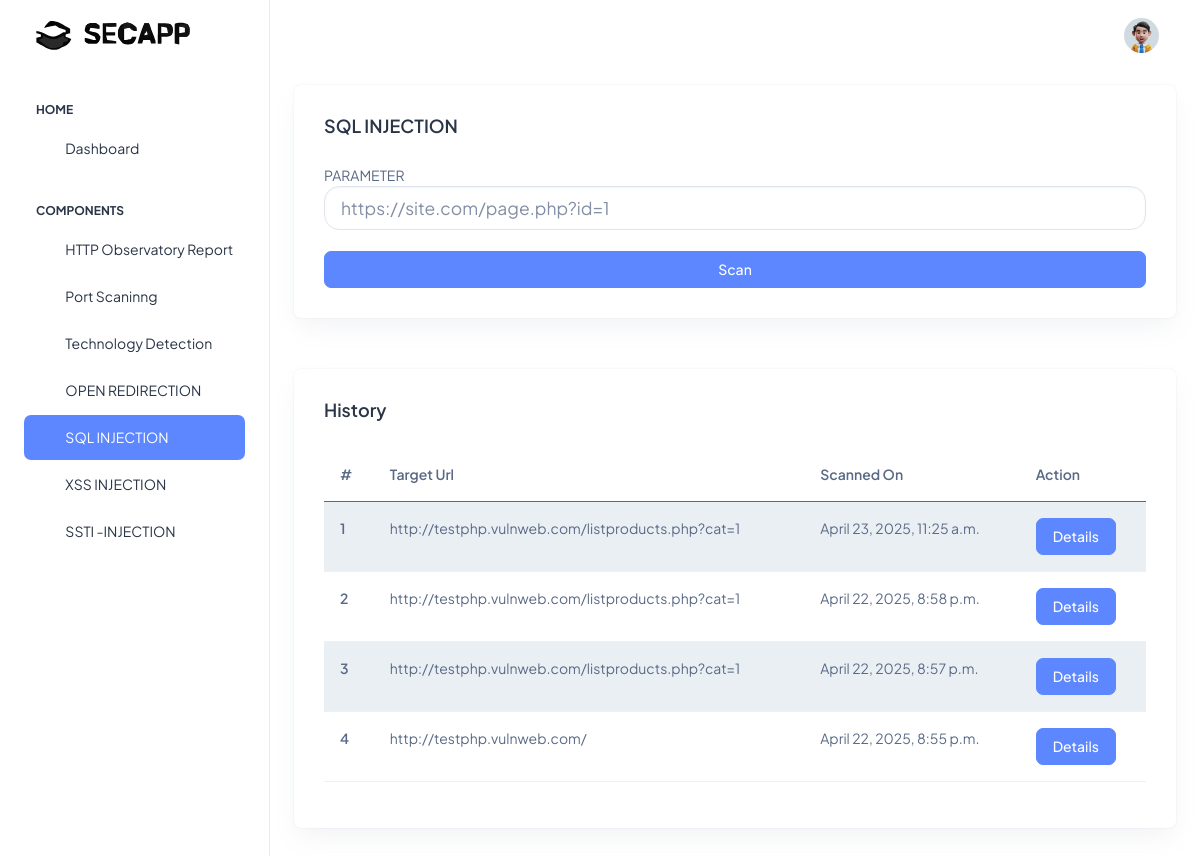
The app's page /scan/sqli/ (signed in) with its own data.
### scan/models.py (models this page shows, shortened)
class SQLInjectionScan(models.Model):
    user = models.ForeignKey(User, on_delete=models.CASCADE)
    url = models.URLField()
    results = models.JSONField()  # To store payloads and their results
    created_on = models.DateTimeField(auto_now_add=True)

### scan/views.py (the view, shortened to what this page needs)
# urls.py: path('sqli/',sql_injection_scan, name='sqli'),
@login_required
def sql_injection_scan(request):
    return render(request,'sql.html',{"results": SQLInjectionScan.objects.filter(user=request.user).order_by('-created_on')})

### templates/sql.html (shortened to what this page needs)
{% extends 'base.html'%}
{% load static %}
{% block content %}
      <div class="container-fluid">
        <div class="row">
          <div class="col-lg-20 d-flex align-items-strech">
            <div class="card w-100">
              <div class="card-body">
                <div class="d-sm-flex d-block align-items-center justify-content-between mb-9">
                  <div class="mb-3 mb-sm-0">
                    <h5 class="card-title fw-semibold">SQL INJECTION</h5>
                  </div>
                </div>
                <div>
                  <form method="POST" action="{% url 'sqli' %}">
                    <div class="form-group">
                      <label for="exampleInputPassword1">PARAMETER</label>
                      <input type="text" name='url' class="form-control form-control-lg" placeholder="https://site.com/page.php?id=1">
                    </div>
                    <br>
                    <div class="btn-group d-flex" role="group">
                      <button type="submit" class="btn btn-primary">Scan</button>
                    </div>
                  </form>
                </div>
              </div>
            </div>
          </div>
        </div>
        <br>
        <div class="row">
          <div class="col-lg-20 d-flex align-items-strech">
            <div class="card w-100">
              <div class="card-body">
                <div class="d-sm-flex d-block align-items-center justify-content-between mb-9">
                  <div class="mb-3 mb-sm-0">
                    <h5 class="card-title fw-semibold">History</h5>
                  </div>
                </div>
                {% if results %}
                <table class="table table-striped">
                  <thead>
                    <tr>
                      <th scope="col">#</th>
                      <th scope="col">Target Url</th>
                      <th scope="col">Scanned On</th>
                      <th scope="col">Action</th>
                    </tr>
                  </thead>
                  <tbody>
                   {% for result in results %}
                    <tr>
                      <th scope="row"> {{forloop.counter}} </th>
                      <td>{{result.url}}</td>
                      <td>{{result.created_on}}</td>
                      <td>
                        <a class="btn btn-primary" data-bs-toggle="modal" href="#exampleModalToggle" role="button">Details</a>
                        </div>
                    {% endfor %}
                {% else %}
                  <div class="alert alert-info" role="alert">
                    No history found
                  </div>
                  {% endif %}
              </div>
            </div>
          </div>
        {% endblock %}

### records on screen
SQLInjectionScan: url "http://testphp.vulnweb.com/listproducts.php?cat=1", created_on "April 23, 2025, 11:25 a.m."
SQLInjectionScan: url "http://testphp.vulnweb.com/listproducts.php?cat=1", created_on "April 22, 2025, 8:58 p.m."
SQLInjectionScan: url "http://testphp.vulnweb.com/listproducts.php?cat=1", created_on "April 22, 2025, 8:57 p.m."
SQLInjectionScan: url "http://testphp.vulnweb.com/", created_on "April 22, 2025, 8:55 p.m."
